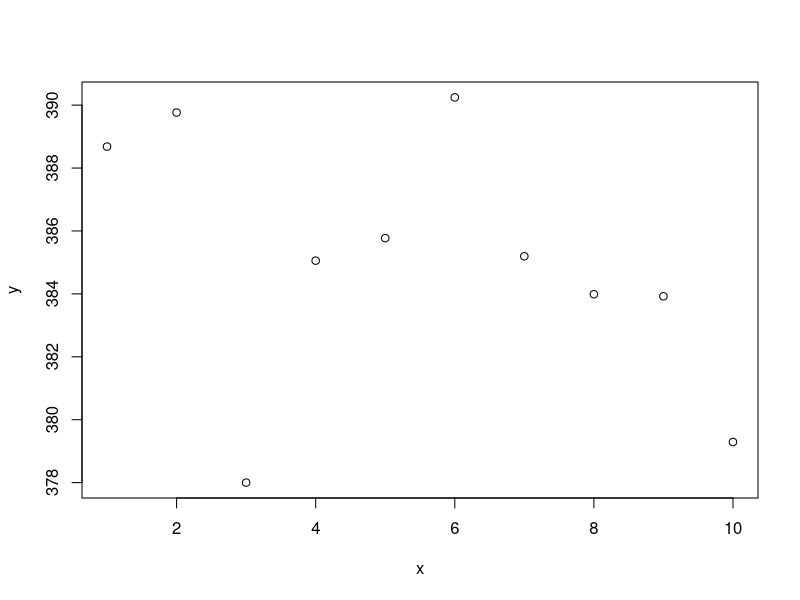

Reproduce this figure in R. (Note: this script raises an error after producing the figure.)


y= rnorm(10, mean = 385, sd = 4.5)
x <- seq(1,10,by=1)
plot(x,y)


plot(function(x) y, -660, 560,main = "wer")

plot(function(x) rnorm(x, mean = 385, sd = 4.5), -60, 50,
     main = "wer")


plot(function(x) pnorm(x, log.p = TRUE), -50, 10,
     main = "log { Normal Cumulative }")



#AVIRIS
xseq<-seq(348,368,.01)
densities<- dnorm(xseq, 358,1)

plot(xseq, densities, col="darkgreen",xlab="", ylab="Density", type="l", main="PDF of Standard Normal")